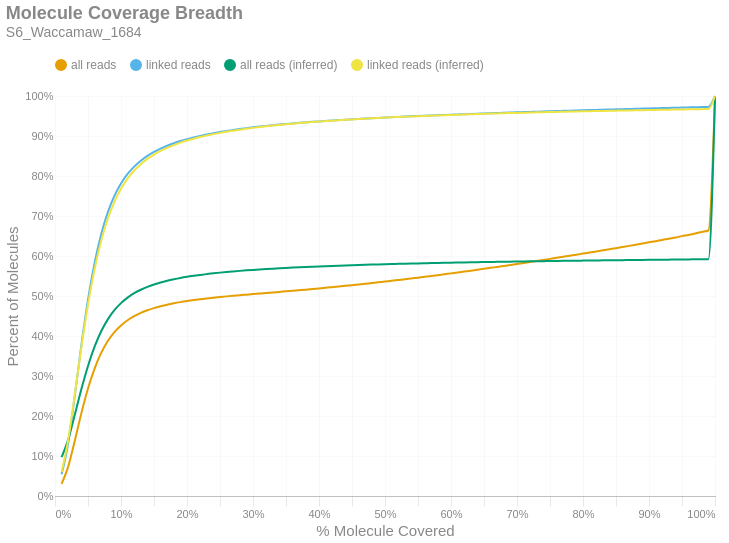

Notebook code for this chart:
### Markdown cell above
### Molecule Read Coverage
This chart shows molecule coverage breadth as computed by the number of bases aligned to that molecule. In other words, "*how much of each unique long molecule is actually sequenced/aligned?*" Keep in mind there is a distinction between sequences and alignments, since some sequences belonging to a particular molecule may not align well and wouldn't appear in the alignment data. This chart also shows molecule coverage breadth as computed by the *inferred fragment* from which the aligned sequences originate. Unlike read coverage, this calculation takes into account the total insert size, including unsequenced gaps between the forward and reverse reads. Like the previous figures, these are cumulative percents.

### Code cell
if SKIPLR:
    print_html(f"Skipped")
else:
    binned_df = consolidated_hist(valids['coverage_bp'], mask, 0.01, True)
    binned_df_inf = consolidated_hist(valids['coverage_inserts'], mask, 0.01, True)
    binned_df = binned_df.with_columns(pl.lit(binned_df_inf['all reads (cumsum)']).alias('all reads (inferred)'))
    binned_df = binned_df.with_columns(pl.lit(binned_df_inf['linked reads (cumsum)']).alias('linked reads (inferred)'))
    binned_df = binned_df.with_columns(
        (pl.col('bin').cast(pl.Float64) + 0.01).alias('right_edge')
    )

    with SafeRender(binned_df):
        (
            density_plot(binned_df, 'Molecule Coverage Breadth', samplename, 'molcov', ['all reads (inferred)','linked reads (inferred)'])
            .encode(
                #x=alt.X('bin:Q', title="% Molecule Covered").axis(format = '%').scale(padding=0),
                x=alt.X('right_edge:Q', title="% Molecule Covered").axis(format='%').scale(padding=0),
                y=alt.Y('value:Q', title='Percent of Molecules')
                    .axis(format='%')
                    .stack(False)
                    .scale(domainMin=0, padding=0),
                color=alt.Color("key:N").scale(domain = ["all reads", "linked reads", "all reads (inferred)", "linked reads (inferred)"]),
                tooltip = [
                    alt.Tooltip("key:N", title = "Data Type"),
                    alt.Tooltip("range_label:N", title="% Molecule Covered"),
                    alt.Tooltip("value:Q", format = ".2%", title="% Molecules")
                ]
            )
        ).display()

### Figure 1 — Vega-Lite specification as saved in the notebook (floating-point values rounded to 4 significant figures)
{"width": "container", "height": 400, "config": {"title": {"anchor": "start", "dy": -15, "fontSize": 18, "color": "#888888", "subtitleColor": "#888888", "subtitleFontSize": 14}, "arc": {"fill": "#0072B2"}, "axis": {"domainColor": "#888888", "domainWidth": 0.5, "gridWidth": 0.2, "grid": false, "titleFontWeight": 400, "titleFontSize": 15, "labelFontSize": 11, "labelColor": "#888888", "tickColor": "#888888", "tickWidth": 0.2, "titleColor": "#888888"}, "axisBand": {"grid": false}, "axisX": {"grid": true, "tickSize": 10, "domainCap": "round"}, "axisY": {"domain": false, "grid": true, "tickSize": 0, "domainCap": "round"}, "background": "transparent", "header": {"labelFontSize": 15, "labelColor": "#888888", "titleFontSize": 15, "titleFontWeight": 600, "titleColor": "#888888"}, "legend": {"labelFont": "sans-serif", "labelFontSize": 12, "labelColor": "#888888", "symbolSize": 100, "symbolType": "circle", "titleFontSize": 12, "titlePadding": 10, "titleColor": "#888888", "title": null, "orient": "top"}, "range": {"category": ["#E69F00", "#56B4E9", "#009E73", "#F0E442", "#0072B2", "#D55E00", "#CC79A7", "#000000"], "diverging": ["#cfe8f3", "#a2d4ec", "#73bfe2", "#46abdb", "#1696d2", "#12719e"]}, "area": {"fill": "#0072B2", "fillOpacity": 0.7, "line": true, "strokeOpacity": 0.7}, "line": {"color": "#0072B2", "stroke": "#0072B2", "strokeWidth": 2}, "trail": {"color": "#0072B2", "stroke": "#0072B2", "strokeWidth": 0, "size": 1}, "point": {"filled": true, "fillOpacity": 1.0, "size": 95}, "text": {"color": "#888888", "fontSize": 11, "align": "right", "fontWeight": 400, "size": 11}, "bar": {"fill": "#0072B2", "stroke": null}, "view": {"stroke": null, "continuousWidth": 660, "continuousHeight": 400}}, "data": {"name": "data-3365bb08b0d7af20b282d02dd5960ff4"}, "mark": {"type": "line", "interpolate": "monotone", "point": {"opacity": 0, "size": 275}}, "encoding": {"color": {"field": "key", "scale": {"domain": ["all reads", "linked reads", "all reads (inferred)", "linked reads (inferred)"]}, "type": "nominal"}, "tooltip": [{"field": "key", "title": "Data Type", "type": "nominal"}, {"field": "range_label", "title": "% Molecule Covered", "type": "nominal"}, {"field": "value", "format": ".2%", "title": "% Molecules", "type": "quantitative"}], "x": {"axis": {"format": "%"}, "field": "right_edge", "scale": {"padding": 0}, "title": "% Molecule Covered", "type": "quantitative"}, "y": {"axis": {"format": "%"}, "field": "value", "scale": {"domainMin": 0, "padding": 0}, "stack": false, "title": "Percent of Molecules", "type": "quantitative"}}, "params": [{"name": "param_c36ac31b6afebe62", "select": {"type": "point", "fields": ["key"]}, "bind": "legend"}], "title": {"text": "Molecule Coverage Breadth", "subtitle": "S6_Waccamaw_1684"}, "transform": [{"fold": ["all reads (cumsum)", "linked reads (cumsum)", "all reads (inferred)", "linked reads (inferred)"]}, {"calculate": "replace(datum.key, ' (cumsum)', '')", "as": "key"}, {"filter": {"param": "param_c36ac31b6afebe62"}}], "usermeta": {"embedOptions": {"downloadFileName": "S6_Waccamaw_1684.molcov"}}, "$schema": "https://vega.github.io/schema/vega-lite/v6.1.0.json", "datasets": {"data-3365bb08b0d7af20b282d02dd5960ff4": [{"bin": "0.0", "interval": "0.0-0.01", "all reads": 0.03054, "linked reads": 0.05421, "all reads (cumsum)": 0.03054, "linked reads (cumsum)": 0.05421, "range_label": "0.0-0.01", "all reads (inferred)": 0.09712, "linked reads (inferred)": 0.06019, "right_edge": 0.01}, {"bin": "0.01", "interval": "0.01-0.02", "all reads": 0.04283, "linked reads": 0.07774, "all reads (cumsum)": 0.07337, "linked reads (cumsum)": 0.1319, "range_label": "0.01-0.02", "all reads (inferred)": 0.141, "linked reads (inferred)": 0.14, "right_edge": 0.02}, {"bin": "0.02", "interval": "0.02-0.03", "all reads": 0.06495, "linked reads": 0.1191, "all reads (cumsum)": 0.1383, "linked reads (cumsum)": 0.251, "range_label": "0.02-0.03", "all reads (inferred)": 0.2029, "linked reads (inferred)": 0.2536, "right_edge": 0.03}, {"bin": "0.03", "interval": "0.03-0.04", "all reads": 0.06888, "linked reads": 0.1266, "all reads (cumsum)": 0.2072, "linked reads (cumsum)": 0.3776, "range_label": "0.03-0.04", "all reads (inferred)": 0.2672, "linked reads (inferred)": 0.3719, "right_edge": 0.04}, {"bin": "0.04", "interval": "0.04-0.05", "all reads": 0.06148, "linked reads": 0.1132, "all reads (cumsum)": 0.2687, "linked reads (cumsum)": 0.4908, "range_label": "0.04-0.05", "all reads (inferred)": 0.3252, "linked reads (inferred)": 0.4787, "right_edge": 0.05}, {"bin": "0.05", "interval": "0.05-0.06", "all reads": 0.05, "linked reads": 0.09203, "all reads (cumsum)": 0.3187, "linked reads (cumsum)": 0.5829, "range_label": "0.05-0.06", "all reads (inferred)": 0.3733, "linked reads (inferred)": 0.5674, "right_edge": 0.06}, {"bin": "0.06", "interval": "0.06-0.07", "all reads": 0.03899, "linked reads": 0.0718, "all reads (cumsum)": 0.3577, "linked reads (cumsum)": 0.6547, "range_label": "0.06-0.07", "all reads (inferred)": 0.4117, "linked reads (inferred)": 0.6383, "right_edge": 0.07}, {"bin": "0.07", "interval": "0.07-0.08", "all reads": 0.02966, "linked reads": 0.05458, "all reads (cumsum)": 0.3873, "linked reads (cumsum)": 0.7093, "range_label": "0.07-0.08", "all reads (inferred)": 0.4415, "linked reads (inferred)": 0.6931, "right_edge": 0.08}, {"bin": "0.08", "interval": "0.08-0.09", "all reads": 0.02234, "linked reads": 0.04107, "all reads (cumsum)": 0.4097, "linked reads (cumsum)": 0.7503, "range_label": "0.08-0.09", "all reads (inferred)": 0.4645, "linked reads (inferred)": 0.7355, "right_edge": 0.09}, {"bin": "0.09", "interval": "0.09-0.1", "all reads": 0.01686, "linked reads": 0.03093, "all reads (cumsum)": 0.4265, "linked reads (cumsum)": 0.7813, "range_label": "0.09-0.1", "all reads (inferred)": 0.4822, "linked reads (inferred)": 0.7681, "right_edge": 0.1}, {"bin": "0.1", "interval": "0.1-0.11", "all reads": 0.01299, "linked reads": 0.02381, "all reads (cumsum)": 0.4395, "linked reads (cumsum)": 0.8051, "range_label": "0.1-0.11", "all reads (inferred)": 0.496, "linked reads (inferred)": 0.7935, "right_edge": 0.11}, {"bin": "0.11", "interval": "0.11-0.12", "all reads": 0.01007, "linked reads": 0.01843, "all reads (cumsum)": 0.4496, "linked reads (cumsum)": 0.8235, "range_label": "0.11-0.12", "all reads (inferred)": 0.507, "linked reads (inferred)": 0.8137, "right_edge": 0.12}, {"bin": "0.12", "interval": "0.12-0.13", "all reads": 0.00809, "linked reads": 0.0148, "all reads (cumsum)": 0.4577, "linked reads (cumsum)": 0.8383, "range_label": "0.12-0.13", "all reads (inferred)": 0.5157, "linked reads (inferred)": 0.8296, "right_edge": 0.13}, {"bin": "0.13", "interval": "0.13-0.14", "all reads": 0.006614, "linked reads": 0.01207, "all reads (cumsum)": 0.4643, "linked reads (cumsum)": 0.8504, "range_label": "0.13-0.14", "all reads (inferred)": 0.5228, "linked reads (inferred)": 0.8427, "right_edge": 0.14}, {"bin": "0.14", "interval": "0.14-0.15", "all reads": 0.005424, "linked reads": 0.009875, "all reads (cumsum)": 0.4697, "linked reads (cumsum)": 0.8602, "range_label": "0.14-0.15", "all reads (inferred)": 0.5287, "linked reads (inferred)": 0.8535, "right_edge": 0.15}, {"bin": "0.15", "interval": "0.15-0.16", "all reads": 0.004586, "linked reads": 0.008332, "all reads (cumsum)": 0.4743, "linked reads (cumsum)": 0.8686, "range_label": "0.15-0.16", "all reads (inferred)": 0.5338, "linked reads (inferred)": 0.8628, "right_edge": 0.16}, {"bin": "0.16", "interval": "0.16-0.17", "all reads": 0.003952, "linked reads": 0.007159, "all reads (cumsum)": 0.4782, "linked reads (cumsum)": 0.8757, "range_label": "0.16-0.17", "all reads (inferred)": 0.538, "linked reads (inferred)": 0.8706, "right_edge": 0.17}, {"bin": "0.17", "interval": "0.17-0.18", "all reads": 0.003414, "linked reads": 0.006174, "all reads (cumsum)": 0.4817, "linked reads (cumsum)": 0.8819, "range_label": "0.17-0.18", "all reads (inferred)": 0.5417, "linked reads (inferred)": 0.8773, "right_edge": 0.18}, {"bin": "0.18", "interval": "0.18-0.19", "all reads": 0.003016, "linked reads": 0.005443, "all reads (cumsum)": 0.4847, "linked reads (cumsum)": 0.8874, "range_label": "0.18-0.19", "all reads (inferred)": 0.545, "linked reads (inferred)": 0.8833, "right_edge": 0.19}, {"bin": "0.19", "interval": "0.19-0.2", "all reads": 0.002664, "linked reads": 0.004766, "all reads (cumsum)": 0.4873, "linked reads (cumsum)": 0.8921, "range_label": "0.19-0.2", "all reads (inferred)": 0.5479, "linked reads (inferred)": 0.8886, "right_edge": 0.2}, {"bin": "0.2", "interval": "0.2-0.21", "all reads": 0.002404, "linked reads": 0.004287, "all reads (cumsum)": 0.4897, "linked reads (cumsum)": 0.8964, "range_label": "0.2-0.21", "all reads (inferred)": 0.5504, "linked reads (inferred)": 0.8932, "right_edge": 0.21}, {"bin": "0.21", "interval": "0.21-0.22", "all reads": 0.002205, "linked reads": 0.00391, "all reads (cumsum)": 0.4919, "linked reads (cumsum)": 0.9003, "range_label": "0.21-0.22", "all reads (inferred)": 0.5527, "linked reads (inferred)": 0.8974, "right_edge": 0.22}, {"bin": "0.22", "interval": "0.22-0.23", "all reads": 0.002013, "linked reads": 0.003523, "all reads (cumsum)": 0.494, "linked reads (cumsum)": 0.9038, "range_label": "0.22-0.23", "all reads (inferred)": 0.5547, "linked reads (inferred)": 0.9011, "right_edge": 0.23}, {"bin": "0.23", "interval": "0.23-0.24", "all reads": 0.001842, "linked reads": 0.003202, "all reads (cumsum)": 0.4958, "linked reads (cumsum)": 0.907, "range_label": "0.23-0.24", "all reads (inferred)": 0.5567, "linked reads (inferred)": 0.9047, "right_edge": 0.24}, {"bin": "0.24", "interval": "0.24-0.25", "all reads": 0.001703, "linked reads": 0.002937, "all reads (cumsum)": 0.4975, "linked reads (cumsum)": 0.91, "range_label": "0.24-0.25", "all reads (inferred)": 0.5584, "linked reads (inferred)": 0.9079, "right_edge": 0.25}, {"bin": "0.25", "interval": "0.25-0.26", "all reads": 0.001566, "linked reads": 0.002678, "all reads (cumsum)": 0.4991, "linked reads (cumsum)": 0.9127, "range_label": "0.25-0.26", "all reads (inferred)": 0.56, "linked reads (inferred)": 0.9108, "right_edge": 0.26}, {"bin": "0.26", "interval": "0.26-0.27", "all reads": 0.001499, "linked reads": 0.002522, "all reads (cumsum)": 0.5006, "linked reads (cumsum)": 0.9152, "range_label": "0.26-0.27", "all reads (inferred)": 0.5615, "linked reads (inferred)": 0.9134, "right_edge": 0.27}, {"bin": "0.27", "interval": "0.27-0.28", "all reads": 0.001435, "linked reads": 0.002351, "all reads (cumsum)": 0.502, "linked reads (cumsum)": 0.9175, "range_label": "0.27-0.28", "all reads (inferred)": 0.5628, "linked reads (inferred)": 0.9158, "right_edge": 0.28}, {"bin": "0.28", "interval": "0.28-0.29", "all reads": 0.001356, "linked reads": 0.002136, "all reads (cumsum)": 0.5034, "linked reads (cumsum)": 0.9197, "range_label": "0.28-0.29", "all reads (inferred)": 0.5641, "linked reads (inferred)": 0.9182, "right_edge": 0.29}, {"bin": "0.29", "interval": "0.29-0.3", "all reads": 0.001365, "linked reads": 0.002022, "all reads (cumsum)": 0.5047, "linked reads (cumsum)": 0.9217, "range_label": "0.29-0.3", "all reads (inferred)": 0.5653, "linked reads (inferred)": 0.9203, "right_edge": 0.3}, {"bin": "0.3", "interval": "0.3-0.31", "all reads": 0.001345, "linked reads": 0.001858, "all reads (cumsum)": 0.5061, "linked reads (cumsum)": 0.9236, "range_label": "0.3-0.31", "all reads (inferred)": 0.5664, "linked reads (inferred)": 0.9223, "right_edge": 0.31}, {"bin": "0.31", "interval": "0.31-0.32", "all reads": 0.001355, "linked reads": 0.001771, "all reads (cumsum)": 0.5074, "linked reads (cumsum)": 0.9253, "range_label": "0.31-0.32", "all reads (inferred)": 0.5675, "linked reads (inferred)": 0.9243, "right_edge": 0.32}, {"bin": "0.32", "interval": "0.32-0.33", "all reads": 0.001415, "linked reads": 0.001727, "all reads (cumsum)": 0.5088, "linked reads (cumsum)": 0.927, "range_label": "0.32-0.33", "all reads (inferred)": 0.5684, "linked reads (inferred)": 0.926, "right_edge": 0.33}, {"bin": "0.33", "interval": "0.33-0.34", "all reads": 0.001376, "linked reads": 0.001582, "all reads (cumsum)": 0.5102, "linked reads (cumsum)": 0.9286, "range_label": "0.33-0.34", "all reads (inferred)": 0.5694, "linked reads (inferred)": 0.9277, "right_edge": 0.34}, {"bin": "0.34", "interval": "0.34-0.35", "all reads": 0.001422, "linked reads": 0.001514, "all reads (cumsum)": 0.5116, "linked reads (cumsum)": 0.9301, "range_label": "0.34-0.35", "all reads (inferred)": 0.5703, "linked reads (inferred)": 0.9293, "right_edge": 0.35}, {"bin": "0.35", "interval": "0.35-0.36", "all reads": 0.001397, "linked reads": 0.001383, "all reads (cumsum)": 0.513, "linked reads (cumsum)": 0.9315, "range_label": "0.35-0.36", "all reads (inferred)": 0.5711, "linked reads (inferred)": 0.9309, "right_edge": 0.36}, {"bin": "0.36", "interval": "0.36-0.37", "all reads": 0.001414, "linked reads": 0.001311, "all reads (cumsum)": 0.5144, "linked reads (cumsum)": 0.9328, "range_label": "0.36-0.37", "all reads (inferred)": 0.5719, "linked reads (inferred)": 0.9323, "right_edge": 0.37}, {"bin": "0.37", "interval": "0.37-0.38", "all reads": 0.001437, "linked reads": 0.001276, "all reads (cumsum)": 0.5159, "linked reads (cumsum)": 0.9341, "range_label": "0.37-0.38", "all reads (inferred)": 0.5726, "linked reads (inferred)": 0.9337, "right_edge": 0.38}, {"bin": "0.38", "interval": "0.38-0.39", "all reads": 0.00154, "linked reads": 0.001246, "all reads (cumsum)": 0.5174, "linked reads (cumsum)": 0.9354, "range_label": "0.38-0.39", "all reads (inferred)": 0.5734, "linked reads (inferred)": 0.9349, "right_edge": 0.39}, {"bin": "0.39", "interval": "0.39-0.4", "all reads": 0.001546, "linked reads": 0.00115, "all reads (cumsum)": 0.519, "linked reads (cumsum)": 0.9365, "range_label": "0.39-0.4", "all reads (inferred)": 0.574, "linked reads (inferred)": 0.9362, "right_edge": 0.4}, {"bin": "0.4", "interval": "0.4-0.41", "all reads": 0.001542, "linked reads": 0.001121, "all reads (cumsum)": 0.5205, "linked reads (cumsum)": 0.9376, "range_label": "0.4-0.41", "all reads (inferred)": 0.5747, "linked reads (inferred)": 0.9373, "right_edge": 0.41}, {"bin": "0.41", "interval": "0.41-0.42", "all reads": 0.001617, "linked reads": 0.001108, "all reads (cumsum)": 0.5221, "linked reads (cumsum)": 0.9387, "range_label": "0.41-0.42", "all reads (inferred)": 0.5753, "linked reads (inferred)": 0.9384, "right_edge": 0.42}, {"bin": "0.42", "interval": "0.42-0.43", "all reads": 0.001625, "linked reads": 0.001029, "all reads (cumsum)": 0.5238, "linked reads (cumsum)": 0.9398, "range_label": "0.42-0.43", "all reads (inferred)": 0.5759, "linked reads (inferred)": 0.9395, "right_edge": 0.43}, {"bin": "0.43", "interval": "0.43-0.44", "all reads": 0.001675, "linked reads": 0.001036, "all reads (cumsum)": 0.5254, "linked reads (cumsum)": 0.9408, "range_label": "0.43-0.44", "all reads (inferred)": 0.5765, "linked reads (inferred)": 0.9405, "right_edge": 0.44}, {"bin": "0.44", "interval": "0.44-0.45", "all reads": 0.001704, "linked reads": 0.0009896, "all reads (cumsum)": 0.5271, "linked reads (cumsum)": 0.9418, "range_label": "0.44-0.45", "all reads (inferred)": 0.577, "linked reads (inferred)": 0.9415, "right_edge": 0.45}, {"bin": "0.45", "interval": "0.45-0.46", "all reads": 0.001717, "linked reads": 0.0009065, "all reads (cumsum)": 0.5289, "linked reads (cumsum)": 0.9427, "range_label": "0.45-0.46", "all reads (inferred)": 0.5776, "linked reads (inferred)": 0.9425, "right_edge": 0.46}, {"bin": "0.46", "interval": "0.46-0.47", "all reads": 0.001763, "linked reads": 0.0009038, "all reads (cumsum)": 0.5306, "linked reads (cumsum)": 0.9436, "range_label": "0.46-0.47", "all reads (inferred)": 0.5781, "linked reads (inferred)": 0.9434, "right_edge": 0.47}, {"bin": "0.47", "interval": "0.47-0.48", "all reads": 0.00182, "linked reads": 0.0008595, "all reads (cumsum)": 0.5324, "linked reads (cumsum)": 0.9445, "range_label": "0.47-0.48", "all reads (inferred)": 0.5785, "linked reads (inferred)": 0.9443, "right_edge": 0.48}, {"bin": "0.48", "interval": "0.48-0.49", "all reads": 0.001767, "linked reads": 0.0008417, "all reads (cumsum)": 0.5342, "linked reads (cumsum)": 0.9453, "range_label": "0.48-0.49", "all reads (inferred)": 0.579, "linked reads (inferred)": 0.9451, "right_edge": 0.49}, {"bin": "0.49", "interval": "0.49-0.5", "all reads": 0.001975, "linked reads": 0.0008545, "all reads (cumsum)": 0.5362, "linked reads (cumsum)": 0.9462, "range_label": "0.49-0.5", "all reads (inferred)": 0.5795, "linked reads (inferred)": 0.946, "right_edge": 0.5}, {"bin": "0.5", "interval": "0.5-0.51", "all reads": 0.001766, "linked reads": 0.0007818, "all reads (cumsum)": 0.5379, "linked reads (cumsum)": 0.9469, "range_label": "0.5-0.51", "all reads (inferred)": 0.5799, "linked reads (inferred)": 0.9467, "right_edge": 0.51}, {"bin": "0.51", "interval": "0.51-0.52", "all reads": 0.001978, "linked reads": 0.0007749, "all reads (cumsum)": 0.5399, "linked reads (cumsum)": 0.9477, "range_label": "0.51-0.52", "all reads (inferred)": 0.5803, "linked reads (inferred)": 0.9474, "right_edge": 0.52}, {"bin": "0.52", "interval": "0.52-0.53", "all reads": 0.001936, "linked reads": 0.000757, "all reads (cumsum)": 0.5419, "linked reads (cumsum)": 0.9485, "range_label": "0.52-0.53", "all reads (inferred)": 0.5807, "linked reads (inferred)": 0.9482, "right_edge": 0.53}, {"bin": "0.53", "interval": "0.53-0.54", "all reads": 0.001994, "linked reads": 0.0007391, "all reads (cumsum)": 0.5438, "linked reads (cumsum)": 0.9492, "range_label": "0.53-0.54", "all reads (inferred)": 0.5811, "linked reads (inferred)": 0.9489, "right_edge": 0.54}, {"bin": "0.54", "interval": "0.54-0.55", "all reads": 0.002021, "linked reads": 0.0007302, "all reads (cumsum)": 0.5459, "linked reads (cumsum)": 0.9499, "range_label": "0.54-0.55", "all reads (inferred)": 0.5815, "linked reads (inferred)": 0.9496, "right_edge": 0.55}, {"bin": "0.55", "interval": "0.55-0.56", "all reads": 0.002089, "linked reads": 0.0006991, "all reads (cumsum)": 0.548, "linked reads (cumsum)": 0.9506, "range_label": "0.55-0.56", "all reads (inferred)": 0.5819, "linked reads (inferred)": 0.9503, "right_edge": 0.56}, {"bin": "0.56", "interval": "0.56-0.57", "all reads": 0.002099, "linked reads": 0.0006599, "all reads (cumsum)": 0.5501, "linked reads (cumsum)": 0.9513, "range_label": "0.56-0.57", "all reads (inferred)": 0.5823, "linked reads (inferred)": 0.9509, "right_edge": 0.57}, {"bin": "0.57", "interval": "0.57-0.58", "all reads": 0.002099, "linked reads": 0.0006653, "all reads (cumsum)": 0.5522, "linked reads (cumsum)": 0.952, "range_label": "0.57-0.58", "all reads (inferred)": 0.5826, "linked reads (inferred)": 0.9515, "right_edge": 0.58}, {"bin": "0.58", "interval": "0.58-0.59", "all reads": 0.002175, "linked reads": 0.0006696, "all reads (cumsum)": 0.5543, "linked reads (cumsum)": 0.9526, "range_label": "0.58-0.59", "all reads (inferred)": 0.583, "linked reads (inferred)": 0.9521, "right_edge": 0.59}, {"bin": "0.59", "interval": "0.59-0.6", "all reads": 0.002238, "linked reads": 0.0006552, "all reads (cumsum)": 0.5566, "linked reads (cumsum)": 0.9533, "range_label": "0.59-0.6", "all reads (inferred)": 0.5833, "linked reads (inferred)": 0.9527, "right_edge": 0.6}, {"bin": "0.6", "interval": "0.6-0.61", "all reads": 0.002179, "linked reads": 0.0006292, "all reads (cumsum)": 0.5587, "linked reads (cumsum)": 0.9539, "range_label": "0.6-0.61", "all reads (inferred)": 0.5836, "linked reads (inferred)": 0.9533, "right_edge": 0.61}, {"bin": "0.61", "interval": "0.61-0.62", "all reads": 0.002297, "linked reads": 0.0006521, "all reads (cumsum)": 0.561, "linked reads (cumsum)": 0.9546, "range_label": "0.61-0.62", "all reads (inferred)": 0.5839, "linked reads (inferred)": 0.9539, "right_edge": 0.62}, {"bin": "0.62", "interval": "0.62-0.63", "all reads": 0.002253, "linked reads": 0.0006133, "all reads (cumsum)": 0.5633, "linked reads (cumsum)": 0.9552, "range_label": "0.62-0.63", "all reads (inferred)": 0.5842, "linked reads (inferred)": 0.9544, "right_edge": 0.63}, {"bin": "0.63", "interval": "0.63-0.64", "all reads": 0.002353, "linked reads": 0.0006028, "all reads (cumsum)": 0.5657, "linked reads (cumsum)": 0.9558, "range_label": "0.63-0.64", "all reads (inferred)": 0.5846, "linked reads (inferred)": 0.9549, "right_edge": 0.64}, {"bin": "0.64", "interval": "0.64-0.65", "all reads": 0.00229, "linked reads": 0.0005706, "all reads (cumsum)": 0.5679, "linked reads (cumsum)": 0.9564, "range_label": "0.64-0.65", "all reads (inferred)": 0.5849, "linked reads (inferred)": 0.9554, "right_edge": 0.65}, {"bin": "0.65", "interval": "0.65-0.66", "all reads": 0.002441, "linked reads": 0.0005958, "all reads (cumsum)": 0.5704, "linked reads (cumsum)": 0.957, "range_label": "0.65-0.66", "all reads (inferred)": 0.5851, "linked reads (inferred)": 0.956, "right_edge": 0.66}, {"bin": "0.66", "interval": "0.66-0.67", "all reads": 0.002314, "linked reads": 0.0005577, "all reads (cumsum)": 0.5727, "linked reads (cumsum)": 0.9575, "range_label": "0.66-0.67", "all reads (inferred)": 0.5854, "linked reads (inferred)": 0.9564, "right_edge": 0.67}, {"bin": "0.67", "interval": "0.67-0.68", "all reads": 0.002413, "linked reads": 0.0005523, "all reads (cumsum)": 0.5751, "linked reads (cumsum)": 0.9581, "range_label": "0.67-0.68", "all reads (inferred)": 0.5857, "linked reads (inferred)": 0.9569, "right_edge": 0.68}, {"bin": "0.68", "interval": "0.68-0.69", "all reads": 0.002421, "linked reads": 0.0005504, "all reads (cumsum)": 0.5775, "linked reads (cumsum)": 0.9586, "range_label": "0.68-0.69", "all reads (inferred)": 0.5859, "linked reads (inferred)": 0.9573, "right_edge": 0.69}, {"bin": "0.69", "interval": "0.69-0.7", "all reads": 0.002543, "linked reads": 0.0005539, "all reads (cumsum)": 0.5801, "linked reads (cumsum)": 0.9592, "range_label": "0.69-0.7", "all reads (inferred)": 0.5862, "linked reads (inferred)": 0.9578, "right_edge": 0.7}, {"bin": "0.7", "interval": "0.7-0.71", "all reads": 0.002441, "linked reads": 0.0005228, "all reads (cumsum)": 0.5825, "linked reads (cumsum)": 0.9597, "range_label": "0.7-0.71", "all reads (inferred)": 0.5864, "linked reads (inferred)": 0.9582, "right_edge": 0.71}, {"bin": "0.71", "interval": "0.71-0.72", "all reads": 0.002509, "linked reads": 0.0005488, "all reads (cumsum)": 0.585, "linked reads (cumsum)": 0.9602, "range_label": "0.71-0.72", "all reads (inferred)": 0.5867, "linked reads (inferred)": 0.9586, "right_edge": 0.72}, {"bin": "0.72", "interval": "0.72-0.73", "all reads": 0.002599, "linked reads": 0.0005597, "all reads (cumsum)": 0.5876, "linked reads (cumsum)": 0.9608, "range_label": "0.72-0.73", "all reads (inferred)": 0.5869, "linked reads (inferred)": 0.9591, "right_edge": 0.73}, {"bin": "0.73", "interval": "0.73-0.74", "all reads": 0.002507, "linked reads": 0.0005193, "all reads (cumsum)": 0.5901, "linked reads (cumsum)": 0.9613, "range_label": "0.73-0.74", "all reads (inferred)": 0.5872, "linked reads (inferred)": 0.9595, "right_edge": 0.74}, {"bin": "0.74", "interval": "0.74-0.75", "all reads": 0.002675, "linked reads": 0.0005076, "all reads (cumsum)": 0.5928, "linked reads (cumsum)": 0.9618, "range_label": "0.74-0.75", "all reads (inferred)": 0.5874, "linked reads (inferred)": 0.9599, "right_edge": 0.75}, {"bin": "0.75", "interval": "0.75-0.76", "all reads": 0.002549, "linked reads": 0.0005131, "all reads (cumsum)": 0.5954, "linked reads (cumsum)": 0.9623, "range_label": "0.75-0.76", "all reads (inferred)": 0.5876, "linked reads (inferred)": 0.9603, "right_edge": 0.76}, {"bin": "0.76", "interval": "0.76-0.77", "all reads": 0.002631, "linked reads": 0.000515, "all reads (cumsum)": 0.598, "linked reads (cumsum)": 0.9629, "range_label": "0.76-0.77", "all reads (inferred)": 0.5878, "linked reads (inferred)": 0.9606, "right_edge": 0.77}, {"bin": "0.77", "interval": "0.77-0.78", "all reads": 0.002646, "linked reads": 0.0005061, "all reads (cumsum)": 0.6006, "linked reads (cumsum)": 0.9634, "range_label": "0.77-0.78", "all reads (inferred)": 0.588, "linked reads (inferred)": 0.961, "right_edge": 0.78}, {"bin": "0.78", "interval": "0.78-0.79", "all reads": 0.00261, "linked reads": 0.0004719, "all reads (cumsum)": 0.6032, "linked reads (cumsum)": 0.9638, "range_label": "0.78-0.79", "all reads (inferred)": 0.5882, "linked reads (inferred)": 0.9613, "right_edge": 0.79}, {"bin": "0.79", "interval": "0.79-0.8", "all reads": 0.002812, "linked reads": 0.0005049, "all reads (cumsum)": 0.6061, "linked reads (cumsum)": 0.9643, "range_label": "0.79-0.8", "all reads (inferred)": 0.5885, "linked reads (inferred)": 0.9617, "right_edge": 0.8}, {"bin": "0.8", "interval": "0.8-0.81", "all reads": 0.002629, "linked reads": 0.0004766, "all reads (cumsum)": 0.6087, "linked reads (cumsum)": 0.9648, "range_label": "0.8-0.81", "all reads (inferred)": 0.5887, "linked reads (inferred)": 0.9621, "right_edge": 0.81}, {"bin": "0.81", "interval": "0.81-0.82", "all reads": 0.002679, "linked reads": 0.0004704, "all reads (cumsum)": 0.6114, "linked reads (cumsum)": 0.9653, "range_label": "0.81-0.82", "all reads (inferred)": 0.5889, "linked reads (inferred)": 0.9624, "right_edge": 0.82}, {"bin": "0.82", "interval": "0.82-0.83", "all reads": 0.002773, "linked reads": 0.0004517, "all reads (cumsum)": 0.6141, "linked reads (cumsum)": 0.9657, "range_label": "0.82-0.83", "all reads (inferred)": 0.5891, "linked reads (inferred)": 0.9628, "right_edge": 0.83}, {"bin": "0.83", "interval": "0.83-0.84", "all reads": 0.002766, "linked reads": 0.0004634, "all reads (cumsum)": 0.6169, "linked reads (cumsum)": 0.9662, "range_label": "0.83-0.84", "all reads (inferred)": 0.5893, "linked reads (inferred)": 0.9631, "right_edge": 0.84}, {"bin": "0.84", "interval": "0.84-0.85", "all reads": 0.002747, "linked reads": 0.000461, "all reads (cumsum)": 0.6196, "linked reads (cumsum)": 0.9667, "range_label": "0.84-0.85", "all reads (inferred)": 0.5895, "linked reads (inferred)": 0.9634, "right_edge": 0.85}, {"bin": "0.85", "interval": "0.85-0.86", "all reads": 0.002843, "linked reads": 0.0004478, "all reads (cumsum)": 0.6225, "linked reads (cumsum)": 0.9671, "range_label": "0.85-0.86", "all reads (inferred)": 0.5897, "linked reads (inferred)": 0.9637, "right_edge": 0.86}, {"bin": "0.86", "interval": "0.86-0.87", "all reads": 0.002861, "linked reads": 0.0004494, "all reads (cumsum)": 0.6253, "linked reads (cumsum)": 0.9676, "range_label": "0.86-0.87", "all reads (inferred)": 0.5898, "linked reads (inferred)": 0.964, "right_edge": 0.87}, {"bin": "0.87", "interval": "0.87-0.88", "all reads": 0.002884, "linked reads": 0.0004587, "all reads (cumsum)": 0.6282, "linked reads (cumsum)": 0.968, "range_label": "0.87-0.88", "all reads (inferred)": 0.59, "linked reads (inferred)": 0.9643, "right_edge": 0.88}, {"bin": "0.88", "interval": "0.88-0.89", "all reads": 0.002911, "linked reads": 0.0004408, "all reads (cumsum)": 0.6311, "linked reads (cumsum)": 0.9685, "range_label": "0.88-0.89", "all reads (inferred)": 0.5902, "linked reads (inferred)": 0.9646, "right_edge": 0.89}, {"bin": "0.89", "interval": "0.89-0.9", "all reads": 0.003011, "linked reads": 0.0004467, "all reads (cumsum)": 0.6342, "linked reads (cumsum)": 0.9689, "range_label": "0.89-0.9", "all reads (inferred)": 0.5904, "linked reads (inferred)": 0.9649, "right_edge": 0.9}, {"bin": "0.9", "interval": "0.9-0.91", "all reads": 0.002849, "linked reads": 0.0004381, "all reads (cumsum)": 0.637, "linked reads (cumsum)": 0.9693, "range_label": "0.9-0.91", "all reads (inferred)": 0.5906, "linked reads (inferred)": 0.9652, "right_edge": 0.91}, {"bin": "0.91", "interval": "0.91-0.92", "all reads": 0.003244, "linked reads": 0.0004626, "all reads (cumsum)": 0.6402, "linked reads (cumsum)": 0.9698, "range_label": "0.91-0.92", "all reads (inferred)": 0.5907, "linked reads (inferred)": 0.9655, "right_edge": 0.92}, {"bin": "0.92", "interval": "0.92-0.93", "all reads": 0.002852, "linked reads": 0.0004148, "all reads (cumsum)": 0.6431, "linked reads (cumsum)": 0.9702, "range_label": "0.92-0.93", "all reads (inferred)": 0.5909, "linked reads (inferred)": 0.9658, "right_edge": 0.93}, {"bin": "0.93", "interval": "0.93-0.94", "all reads": 0.003146, "linked reads": 0.000435, "all reads (cumsum)": 0.6462, "linked reads (cumsum)": 0.9707, "range_label": "0.93-0.94", "all reads (inferred)": 0.5911, "linked reads (inferred)": 0.966, "right_edge": 0.94}, {"bin": "0.94", "interval": "0.94-0.95", "all reads": 0.003429, "linked reads": 0.0004028, "all reads (cumsum)": 0.6497, "linked reads (cumsum)": 0.9711, "range_label": "0.94-0.95", "all reads (inferred)": 0.5913, "linked reads (inferred)": 0.9663, "right_edge": 0.95}, {"bin": "0.95", "interval": "0.95-0.96", "all reads": 0.003007, "linked reads": 0.0004284, "all reads (cumsum)": 0.6527, "linked reads (cumsum)": 0.9715, "range_label": "0.95-0.96", "all reads (inferred)": 0.5915, "linked reads (inferred)": 0.9666, "right_edge": 0.96}, {"bin": "0.96", "interval": "0.96-0.97", "all reads": 0.00346, "linked reads": 0.0004245, "all reads (cumsum)": 0.6561, "linked reads (cumsum)": 0.9719, "range_label": "0.96-0.97", "all reads (inferred)": 0.5917, "linked reads (inferred)": 0.9669, "right_edge": 0.97}, {"bin": "0.97", "interval": "0.97-0.98", "all reads": 0.003874, "linked reads": 0.0004117, "all reads (cumsum)": 0.66, "linked reads (cumsum)": 0.9723, "range_label": "0.97-0.98", "all reads (inferred)": 0.5919, "linked reads (inferred)": 0.9672, "right_edge": 0.98}, {"bin": "0.98", "interval": "0.98-0.99", "all reads": 0.003806, "linked reads": 0.0004206, "all reads (cumsum)": 0.6638, "linked reads (cumsum)": 0.9727, "range_label": "0.98-0.99", "all reads (inferred)": 0.5922, "linked reads (inferred)": 0.9674, "right_edge": 0.99}, {"bin": "0.99", "interval": "0.99-1.0", "all reads": 0.3362, "linked reads": 0.02726, "all reads (cumsum)": 1.0, "linked reads (cumsum)": 1.0, "range_label": "0.99-1.0", "all reads (inferred)": 1.0, "linked reads (inferred)": 1.0, "right_edge": 1.0}]}}
